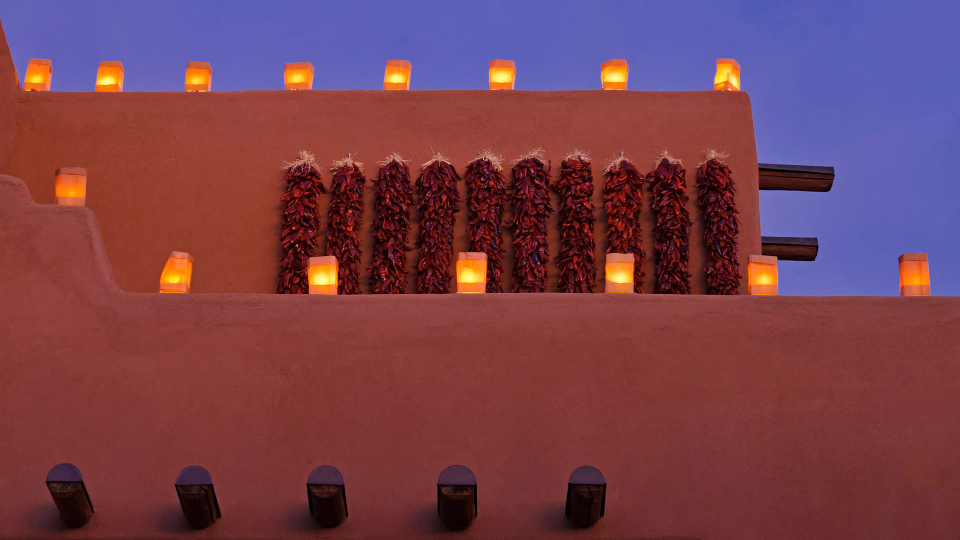
#> input picture python/image/e.jpg, 1920 x 1080 px, found by its file name (shown at 1/2 size)
$ python quantification.py   (older library calls are emulated)
#> lines starting #> are read from the running program, lines starting #| are printed output that depends on the picture
import math
import matplotlib.pyplot as plt
import matplotlib
import numpy as np
from PIL import Image

def rgb2hsv(r, g, b):
    r, g, b = r/255.0, g/255.0, b/255.0
    mx = max(r, g, b)
    mn = min(r, g, b)
    df = mx-mn
    if mx == mn:
        h = 0
    elif mx == r:
        h = (60 * ((g-b)/df) + 360) % 360
    elif mx == g:
        h = (60 * ((b-r)/df) + 120) % 360
    elif mx == b:
        h = (60 * ((r-g)/df) + 240) % 360
    if mx == 0:
        s = 0
    else:
        s = df/mx
    v = mx
    return [h, s, v]


def hsv2rgb(h, s, v):
    h = float(h)
    s = float(s)
    v = float(v)
    h60 = h / 60.0
    h60f = math.floor(h60)
    hi = int(h60f) % 6
    f = h60 - h60f
    p = v * (1 - s)
    q = v * (1 - f * s)
    t = v * (1 - (1 - f) * s)
    r, g, b = 0, 0, 0
    if hi == 0:
        r, g, b = v, t, p
    elif hi == 1:
        r, g, b = q, v, p
    elif hi == 2:
        r, g, b = p, v, t
    elif hi == 3:
        r, g, b = p, q, v
    elif hi == 4:
        r, g, b = t, p, v
    elif hi == 5:
        r, g, b = v, p, q
    r, g, b = int(r * 255), int(g * 255), int(b * 255)
    return [r, g, b]


def l(h, s, v):
    H=0
    S=0
    V=0
    if h>=316 or h<=20:
        H=0
    elif 21<=h<=40:
        H=1
    elif 41<=h<=75:
        H=2
    elif 76<=h<=155:
        H=3
    elif 156<=h<=190:
        H=4
    elif 191<=h<=270:
        H=5
    elif 271<=h<=295:
        H=6
    elif 296<=h<=315:
        H=7
    if 0<=s<=0.2:
        S=0
    elif 0.2<s<=0.7:
        S=1
    else:
        S=2
    if 0<=h<=0.2:
        H=0
    elif 0.2<h<=0.7:
        H=1
    else:
        H=2
    return 9*H+3*S+V

# 取区间的中间值
def sample(length):
    res = []
    interval = math.ceil(length/50)
    val = 0
    while val<length:
        res.append(val)
        val+=interval
    return res

data = []
im = Image.open(r'image\e.jpg')
#> im is the input picture: PIL image 1920x1080 RGB; mean R, G, B 118.4, 63.8, 77.6
pix = im.load()
width = im.size[0]
#> width = 1920
height = im.size[1]
#> height = 1080
for x in sample(width):
    for y in sample(height):
        r, g, b = pix[x, y]
        h, s, v = rgb2hsv(r,g,b)
        data.append(l(h,s,v))

data = np.array(data)
bins = np.arange(0, 72, 1)
# 设置matplotlib正常显示中文和负号
#matplotlib.rcParams['font.sans-serif']=['SimHei']   # 用黑体显示中文
plt.hist(data, bins=bins, normed=0, facecolor="blue", edgecolor="black", alpha=0.7)
# 显示横轴标签
plt.xlabel("l=9H+3S+V")
# 显示纵轴标签
plt.ylabel("Times")
# 显示图标题
plt.title("Color Quantification Result")
plt.show()
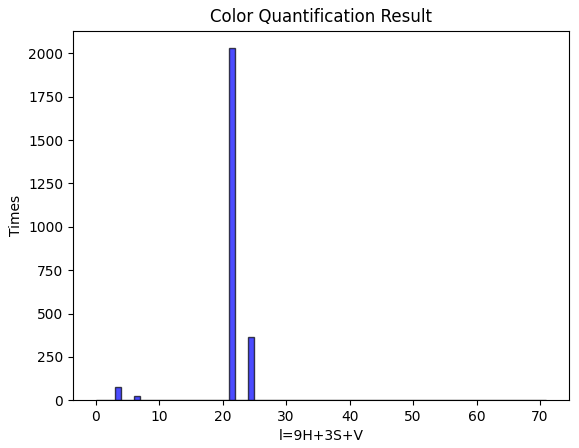
#> figure drawn by matplotlib, 1 panel; tallest bar 2030 high, from x = 21 to 22

$ run again, with python/image/b.jpg copied over python/image/e.jpg
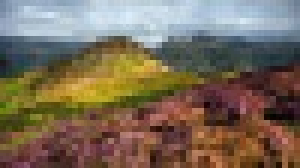
#> input picture python/image/b.jpg, 100 x 56 px, found by its file name (shown 3 times larger)
#> im is the input picture: PIL image 100x56 RGB; mean R, G, B 122.1, 107.3, 89.6
#> `plt.show()`:
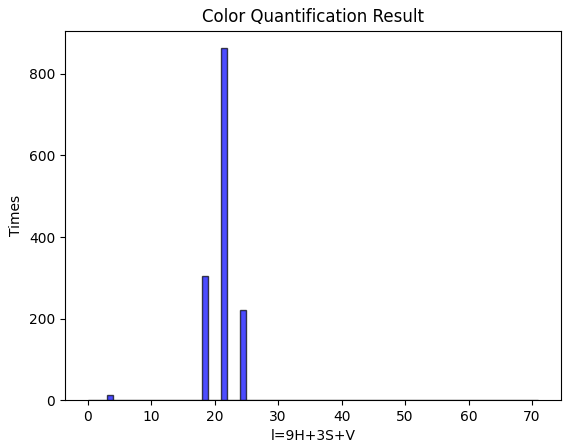
#> figure drawn by matplotlib, 1 panel; tallest bar 863 high, from x = 21 to 22

$ run again, with python/image/f.jpg copied over python/image/e.jpg
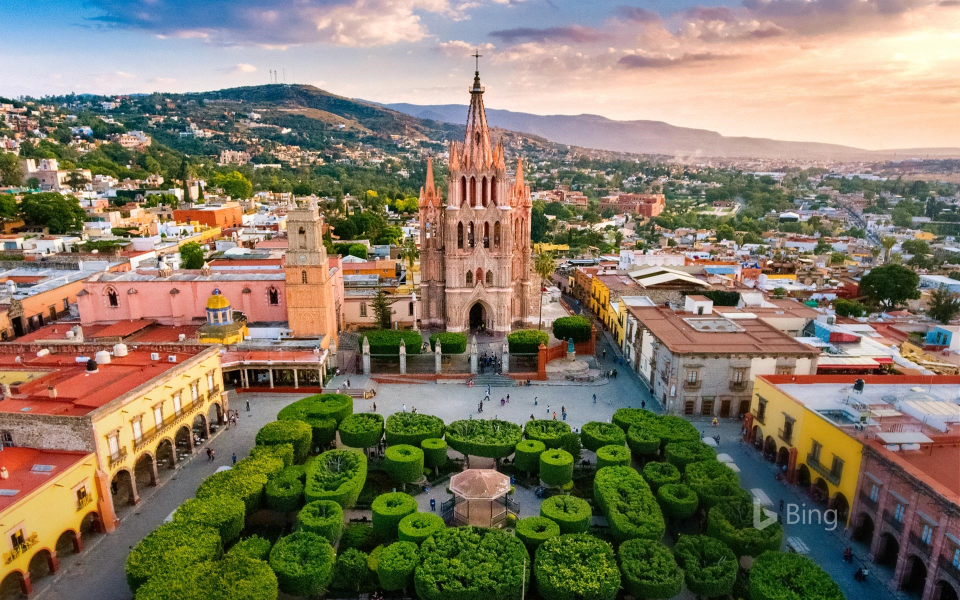
#> input picture python/image/f.jpg, 1920 x 1200 px, found by its file name (shown at 1/2 size)
#> im is the input picture: PIL image 1920x1200 RGB; mean R, G, B 133.7, 122.9, 102.4
#> `plt.show()`:
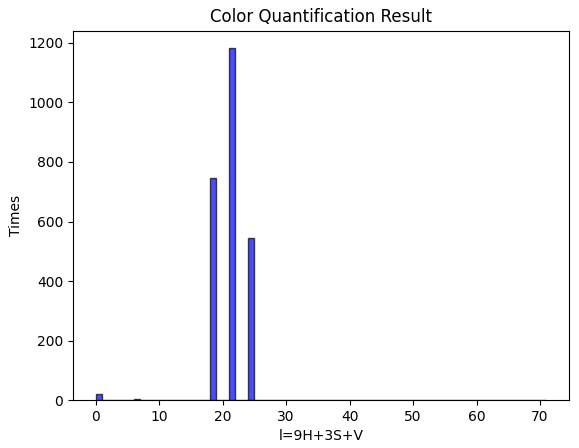
#> figure drawn by matplotlib, 1 panel; tallest bar 1182 high, from x = 21 to 22
